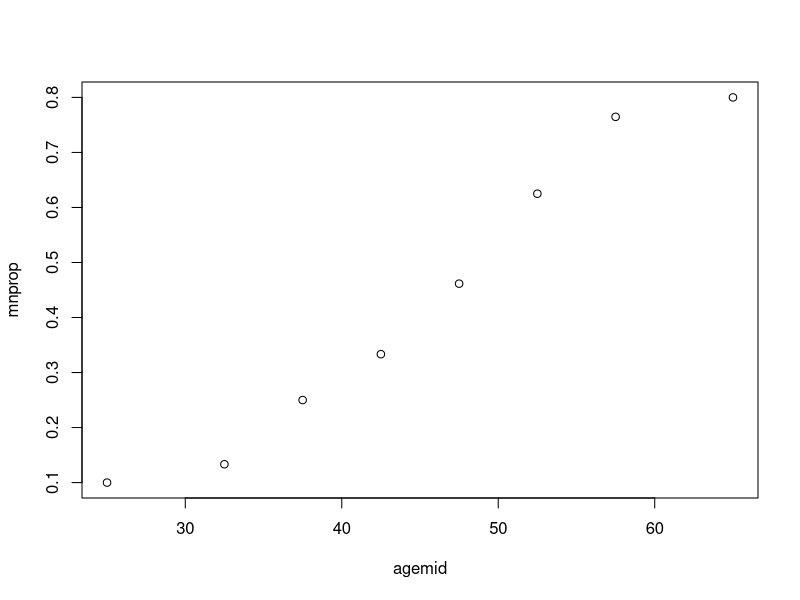

This figure's R source:
# Binary regression, response variable Y is binary (possible values 0 or 1)
# Model P(Y=1|xvec)=p(xvec)
# p(xvec)=exp(b0+beta%*%xvec)/[1+exp(b0+beta%*%xvec)]
# Example: coronary heart disease as a function of age, 
# source is Hosmer and Lemeshow, Applied Logistic Regression, 2nd ed.
# 100 subjects in a scientific study, 
# relevant population might be those with some heart disease.
chd=read.table("chdage.dat.txt",head=T) #nrow=100
names(chd) # id age ichd; ichd=1 if significant coronary heart disease
chd=chd[,-1]  # omit index=id
print(summary(chd))
#      age             ichd     
# Min.   :20.00   Min.   :0.00  
# 1st Qu.:34.75   1st Qu.:0.00  
# Median :44.00   Median :0.00  
# Mean   :44.38   Mean   :0.43  
# 3rd Qu.:55.00   3rd Qu.:1.00  
# Max.   :69.00   Max.   :1.00

# correlation is useful for binary response but not scatterplot
print(cor(chd$age,chd$ichd))  # 0.5137987
# categorize to check for trend in proportion 
chd$agecateg=cut(chd$age,breaks=c(19.5,29.5,34.5,39.5,44.5,49.5,54.5,59.5,69.5))
attach(chd)
print(table(agecateg))
#(19.5,29.5] (29.5,34.5] (34.5,39.5] (39.5,44.5] (44.5,49.5] (49.5,54.5] 
#         10          15          12          15          13           8 
#(54.5,59.5] (59.5,69.5] 
#         17          10 

print(table(agecateg,ichd))
#             ichd
#agecateg       0  1
#  (19.5,29.5]  9  1
#  (29.5,34.5] 13  2
#  (34.5,39.5]  9  3
#  (39.5,44.5] 10  5
#  (44.5,49.5]  7  6
#  (49.5,54.5]  3  5
#  (54.5,59.5]  4 13
#  (59.5,69.5]  2  8

mnprop=tapply(ichd,agecateg,mean); print(mnprop)
#(19.5,29.5] (29.5,34.5] (34.5,39.5] (39.5,44.5] (44.5,49.5] (49.5,54.5] 
#  0.1000000   0.1333333   0.2500000   0.3333333   0.4615385   0.6250000 
#(54.5,59.5] (59.5,69.5] 
#  0.7647059   0.8000000 

agemid=c(25,32.5,37.5,42.5,47.5,52.5,57.5,65)
plot(agemid,mnprop)  # curve is sigmoid shape

# binary or logistic regression 
fit=glm(ichd~age,family="binomial")
print(summary(fit))
#Coefficients:
#            Estimate Std. Error z value Pr(>|z|)    
#(Intercept) -5.30945    1.13365  -4.683 2.82e-06 ***
#age          0.11092    0.02406   4.610 4.02e-06 ***

#    Null deviance: 136.66  on 99  degrees of freedom
#Residual deviance: 107.35  on 98  degrees of freedom
#AIC: 111.35

# ============================================================
# explanation of outputted quantities
ysum=sum(ichd) # number of 1s
n=nrow(chd); phat=ysum/n
# binomial probability assuming probability(CHD;age)=constant
loglik0=ysum*log(phat)+(n-ysum)*log(1-phat)  # log binomial coef omitted
print(-2*loglik0) #  nulldev=136.663 (df=n-1 for 1-parameter model)
bhat=fit$coef; tem=bhat[1]+bhat[2]*age
loglik1=sum(ichd*tem) - sum(log(1+exp(tem)))
print(-2*loglik1) #  107.3531: residual deviance is -2*log-likelihood
#                    df=n-2 because there are 2 parameters beta0,beta1
npar=2; aic=-2*loglik1+2*npar
print(aic) # 111.3531: Akaike information criterion=-2*loglik+2*(#parameters)

# predicted probabilies
predpr=predict(fit,type="response")
# same as exp(tem)/(1+exp(tem))=1/(1+exp(-tem)); tem=bhat[1]+bhat[2]*age
print(predpr-1/(1+exp(-tem))) # zeros up to roundoff
# standard errors
Xmat=model.matrix(fit) # nx2 matrix with first column of 1s
hess=matrix(0,2,2)
# matrix of second order derivatives of negative log-likelihood at MLE
for(i in 1:n)
{ hess=hess+predpr[i]*(1-predpr[i])*outer(Xmat[i,],Xmat[i,]) }
invhess=solve(hess); print(invhess)
#            (Intercept)           age
#(Intercept)  1.28517284 -0.0266770195
#age         -0.02667702  0.0005788757
print(sqrt(diag(invhess)))
#  1.13365464  0.02405984  , the standard errors of the betahats
# The standard errors come from the sqrt of diagonal of the
#  inverse Hessian of the negative log-likelihood evaluated at 
#  maximum likelihood estimate.

# ============================================================
options(digits=4)
# For medical health studies, there are usually also other risk factors
# predicted probability of CHD at ages 42, 44, 46, 48, 50 (based on these data)
x<-NULL; x$age=seq(42,50,2)
predprfn=predict(fit,newdata=x,type="response")
print(predprfn)
#     1      2      3      4      5 
#0.3428 0.3944 0.4484 0.5037 0.5589
# logistic curve is increasing quite fast in this age interval
# ============================================================

# Hosmer-Lemeshow calibration check
prcateg=cut(predpr,breaks=seq(0,1,.2))
print(table(prcateg))
#  (0,0.2] (0.2,0.4] (0.4,0.6] (0.6,0.8]   (0.8,1] 
#       27        25        16        24         8 

HLsummary=tapply(ichd,prcateg,mean)
# prop of observed 1s with the logistic predicted prob in different intervals
print(HLsummary)
#  (0,0.2] (0.2,0.4] (0.4,0.6] (0.6,0.8]   (0.8,1] 
#   0.1111    0.3200    0.4375    0.7500    0.8750
# calibration is OK
detach(chd)
